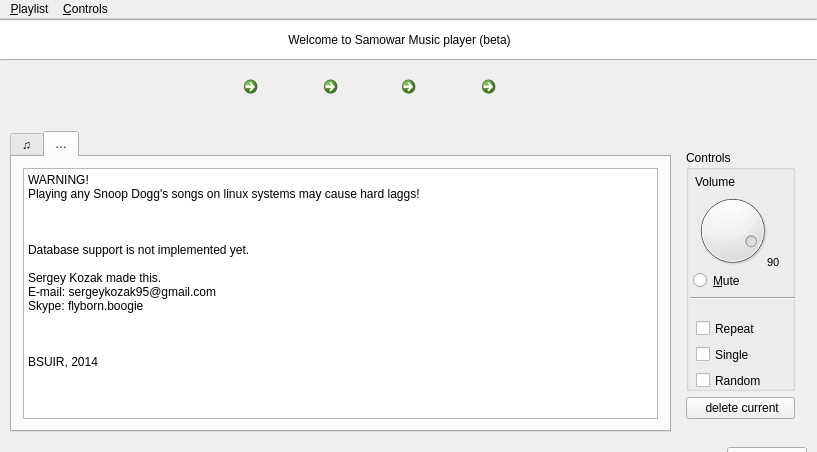
<?xml version="1.0" encoding="UTF-8"?>
<ui version="4.0">
 <class>MainWindow</class>
 <widget class="QMainWindow" name="MainWindow">
  <property name="geometry">
   <rect>
    <x>0</x>
    <y>0</y>
    <width>817</width>
    <height>452</height>
   </rect>
  </property>
  <property name="sizePolicy">
   <sizepolicy hsizetype="Ignored" vsizetype="Ignored">
    <horstretch>0</horstretch>
    <verstretch>0</verstretch>
   </sizepolicy>
  </property>
  <property name="windowTitle">
   <string/>
  </property>
  <property name="windowIcon">
   <iconset>
    <normaloff>media-information.png</normaloff>media-information.png</iconset>
  </property>
  <widget class="QWidget" name="centralWidget">
   <widget class="QListWidget" name="listDebug">
    <property name="enabled">
     <bool>true</bool>
    </property>
    <property name="geometry">
     <rect>
      <x>10</x>
      <y>450</y>
      <width>801</width>
      <height>141</height>
     </rect>
    </property>
    <property name="autoScrollMargin">
     <number>1</number>
    </property>
    <property name="verticalScrollMode">
     <enum>QAbstractItemView::ScrollPerItem</enum>
    </property>
    <property name="isWrapping" stdset="0">
     <bool>false</bool>
    </property>
    <property name="resizeMode">
     <enum>QListView::Fixed</enum>
    </property>
   </widget>
   <widget class="QPushButton" name="buttonDebugClear">
    <property name="geometry">
     <rect>
      <x>727</x>
      <y>428</y>
      <width>80</width>
      <height>22</height>
     </rect>
    </property>
    <property name="text">
     <string>Clear</string>
    </property>
   </widget>
   <widget class="QProgressBar" name="currentTrack_progressBar">
    <property name="geometry">
     <rect>
      <x>-2</x>
      <y>0</y>
      <width>821</width>
      <height>41</height>
     </rect>
    </property>
    <property name="minimumSize">
     <size>
      <width>0</width>
      <height>0</height>
     </size>
    </property>
    <property name="cursor">
     <cursorShape>ArrowCursor</cursorShape>
    </property>
    <property name="autoFillBackground">
     <bool>false</bool>
    </property>
    <property name="minimum">
     <number>1</number>
    </property>
    <property name="maximum">
     <number>100</number>
    </property>
    <property name="value">
     <number>0</number>
    </property>
    <property name="textVisible">
     <bool>false</bool>
    </property>
   </widget>
   <widget class="QWidget" name="layoutWidget">
    <property name="geometry">
     <rect>
      <x>675</x>
      <y>120</y>
      <width>131</width>
      <height>291</height>
     </rect>
    </property>
    <layout class="QVBoxLayout" name="verticalLayout_4">
     <item>
      <widget class="QGroupBox" name="groupBox">
       <property name="title">
        <string>Controls</string>
       </property>
       <widget class="Line" name="line">
        <property name="geometry">
         <rect>
          <x>4</x>
          <y>140</y>
          <width>121</width>
          <height>16</height>
         </rect>
        </property>
        <property name="orientation">
         <enum>Qt::Horizontal</enum>
        </property>
       </widget>
       <widget class="QCheckBox" name="checkBox_repeat">
        <property name="geometry">
         <rect>
          <x>10</x>
          <y>168</y>
          <width>101</width>
          <height>21</height>
         </rect>
        </property>
        <property name="cursor">
         <cursorShape>PointingHandCursor</cursorShape>
        </property>
        <property name="toolTip">
         <string>&lt;html&gt;&lt;head/&gt;&lt;body&gt;&lt;p&gt;Toggle playlist repeat&lt;/p&gt;&lt;/body&gt;&lt;/html&gt;</string>
        </property>
        <property name="text">
         <string>Repeat</string>
        </property>
       </widget>
       <widget class="QCheckBox" name="checkBox_single">
        <property name="geometry">
         <rect>
          <x>10</x>
          <y>194</y>
          <width>101</width>
          <height>21</height>
         </rect>
        </property>
        <property name="cursor">
         <cursorShape>PointingHandCursor</cursorShape>
        </property>
        <property name="toolTip">
         <string>&lt;html&gt;&lt;head/&gt;&lt;body&gt;&lt;p&gt;Toggle single song repeat&lt;/p&gt;&lt;/body&gt;&lt;/html&gt;</string>
        </property>
        <property name="text">
         <string>Single</string>
        </property>
       </widget>
       <widget class="QCheckBox" name="checkBox_random">
        <property name="geometry">
         <rect>
          <x>10</x>
          <y>220</y>
          <width>121</width>
          <height>21</height>
         </rect>
        </property>
        <property name="cursor">
         <cursorShape>PointingHandCursor</cursorShape>
        </property>
        <property name="toolTip">
         <string>&lt;html&gt;&lt;head/&gt;&lt;body&gt;&lt;p&gt;Toggle shuffle&lt;/p&gt;&lt;/body&gt;&lt;/html&gt;</string>
        </property>
        <property name="text">
         <string>Random</string>
        </property>
       </widget>
       <widget class="QDial" name="dialVolume">
        <property name="geometry">
         <rect>
          <x>6</x>
          <y>40</y>
          <width>81</width>
          <height>81</height>
         </rect>
        </property>
        <property name="cursor">
         <cursorShape>OpenHandCursor</cursorShape>
        </property>
        <property name="focusPolicy">
         <enum>Qt::WheelFocus</enum>
        </property>
        <property name="maximum">
         <number>100</number>
        </property>
        <property name="value">
         <number>90</number>
        </property>
       </widget>
       <widget class="QLabel" name="labelVolume">
        <property name="geometry">
         <rect>
          <x>81</x>
          <y>102</y>
          <width>31</width>
          <height>21</height>
         </rect>
        </property>
        <property name="font">
         <font>
          <pointsize>8</pointsize>
         </font>
        </property>
        <property name="text">
         <string>90</string>
        </property>
       </widget>
       <widget class="QLabel" name="label_2">
        <property name="geometry">
         <rect>
          <x>9</x>
          <y>24</y>
          <width>91</width>
          <height>16</height>
         </rect>
        </property>
        <property name="text">
         <string>Volume</string>
        </property>
       </widget>
       <widget class="QRadioButton" name="radio_mute">
        <property name="enabled">
         <bool>true</bool>
        </property>
        <property name="geometry">
         <rect>
          <x>7</x>
          <y>120</y>
          <width>91</width>
          <height>21</height>
         </rect>
        </property>
        <property name="cursor">
         <cursorShape>PointingHandCursor</cursorShape>
        </property>
        <property name="text">
         <string>&amp;Mute</string>
        </property>
        <property name="iconSize">
         <size>
          <width>16</width>
          <height>0</height>
         </size>
        </property>
       </widget>
      </widget>
     </item>
     <item>
      <widget class="QPushButton" name="deleteCurrentTrack">
       <property name="cursor">
        <cursorShape>PointingHandCursor</cursorShape>
       </property>
       <property name="toolTip">
        <string>&lt;html&gt;&lt;head/&gt;&lt;body&gt;&lt;p&gt;Delete selected item&lt;/p&gt;&lt;/body&gt;&lt;/html&gt;</string>
       </property>
       <property name="text">
        <string> delete current</string>
       </property>
       <property name="icon">
        <iconset>
         <normaloff>../build-kurs-Desktop-Release/brush-big.png</normaloff>../build-kurs-Desktop-Release/brush-big.png</iconset>
       </property>
       <property name="iconSize">
        <size>
         <width>12</width>
         <height>12</height>
        </size>
       </property>
       <property name="shortcut">
        <string>Del</string>
       </property>
       <property name="flat">
        <bool>false</bool>
       </property>
      </widget>
     </item>
    </layout>
   </widget>
   <widget class="QWidget" name="widget" native="true">
    <property name="geometry">
     <rect>
      <x>230</x>
      <y>40</y>
      <width>341</width>
      <height>91</height>
     </rect>
    </property>
    <property name="maximumSize">
     <size>
      <width>16777215</width>
      <height>100</height>
     </size>
    </property>
    <widget class="QCommandLinkButton" name="button_play_next">
     <property name="geometry">
      <rect>
       <x>244</x>
       <y>10</y>
       <width>81</width>
       <height>80</height>
      </rect>
     </property>
     <property name="maximumSize">
      <size>
       <width>100</width>
       <height>100</height>
      </size>
     </property>
     <property name="cursor">
      <cursorShape>PointingHandCursor</cursorShape>
     </property>
     <property name="mouseTracking">
      <bool>true</bool>
     </property>
     <property name="toolTip">
      <string>&lt;html&gt;&lt;head/&gt;&lt;body&gt;&lt;p&gt;Next track (F12)&lt;/p&gt;&lt;/body&gt;&lt;/html&gt;</string>
     </property>
     <property name="text">
      <string/>
     </property>
     <property name="icon">
      <iconset>
       <normaloff>../build-kurs-Desktop_Qt_5_3_MSVC2010_OpenGL_32bit-Debug/debug/media-next.png</normaloff>../build-kurs-Desktop_Qt_5_3_MSVC2010_OpenGL_32bit-Debug/debug/media-next.png</iconset>
     </property>
     <property name="iconSize">
      <size>
       <width>68</width>
       <height>68</height>
      </size>
     </property>
     <property name="shortcut">
      <string>F12</string>
     </property>
     <property name="checkable">
      <bool>false</bool>
     </property>
     <property name="autoDefault">
      <bool>false</bool>
     </property>
     <property name="default">
      <bool>false</bool>
     </property>
    </widget>
    <widget class="QCommandLinkButton" name="button_stop">
     <property name="geometry">
      <rect>
       <x>164</x>
       <y>10</y>
       <width>81</width>
       <height>80</height>
      </rect>
     </property>
     <property name="maximumSize">
      <size>
       <width>100</width>
       <height>100</height>
      </size>
     </property>
     <property name="palette">
      <palette>
       <active>
        <colorrole role="ButtonText">
         <brush brushstyle="SolidPattern">
          <color alpha="255">
           <red>255</red>
           <green>103</green>
           <blue>103</blue>
          </color>
         </brush>
        </colorrole>
       </active>
       <inactive>
        <colorrole role="ButtonText">
         <brush brushstyle="SolidPattern">
          <color alpha="255">
           <red>255</red>
           <green>103</green>
           <blue>103</blue>
          </color>
         </brush>
        </colorrole>
       </inactive>
       <disabled>
        <colorrole role="ButtonText">
         <brush brushstyle="SolidPattern">
          <color alpha="255">
           <red>190</red>
           <green>190</green>
           <blue>190</blue>
          </color>
         </brush>
        </colorrole>
       </disabled>
      </palette>
     </property>
     <property name="font">
      <font>
       <family>Terminus</family>
       <pointsize>21</pointsize>
       <weight>75</weight>
       <bold>true</bold>
      </font>
     </property>
     <property name="cursor">
      <cursorShape>PointingHandCursor</cursorShape>
     </property>
     <property name="mouseTracking">
      <bool>true</bool>
     </property>
     <property name="focusPolicy">
      <enum>Qt::StrongFocus</enum>
     </property>
     <property name="toolTip">
      <string>&lt;html&gt;&lt;head/&gt;&lt;body&gt;&lt;p&gt;Stop playing (F10)&lt;/p&gt;&lt;/body&gt;&lt;/html&gt;</string>
     </property>
     <property name="text">
      <string/>
     </property>
     <property name="icon">
      <iconset>
       <normaloff>../build-kurs-Desktop_Qt_5_3_MSVC2010_OpenGL_32bit-Debug/debug/media-stop.png</normaloff>../build-kurs-Desktop_Qt_5_3_MSVC2010_OpenGL_32bit-Debug/debug/media-stop.png</iconset>
     </property>
     <property name="iconSize">
      <size>
       <width>64</width>
       <height>64</height>
      </size>
     </property>
     <property name="shortcut">
      <string>F10</string>
     </property>
    </widget>
    <widget class="QCommandLinkButton" name="button_play_prev">
     <property name="geometry">
      <rect>
       <x>6</x>
       <y>10</y>
       <width>81</width>
       <height>80</height>
      </rect>
     </property>
     <property name="maximumSize">
      <size>
       <width>100</width>
       <height>100</height>
      </size>
     </property>
     <property name="cursor">
      <cursorShape>PointingHandCursor</cursorShape>
     </property>
     <property name="mouseTracking">
      <bool>true</bool>
     </property>
     <property name="toolTip">
      <string>&lt;html&gt;&lt;head/&gt;&lt;body&gt;&lt;p&gt;Previous track (F11)&lt;/p&gt;&lt;/body&gt;&lt;/html&gt;</string>
     </property>
     <property name="text">
      <string/>
     </property>
     <property name="icon">
      <iconset>
       <normaloff>../build-kurs-Desktop_Qt_5_3_MSVC2010_OpenGL_32bit-Debug/debug/media-previous.png</normaloff>../build-kurs-Desktop_Qt_5_3_MSVC2010_OpenGL_32bit-Debug/debug/media-previous.png</iconset>
     </property>
     <property name="iconSize">
      <size>
       <width>68</width>
       <height>68</height>
      </size>
     </property>
     <property name="shortcut">
      <string>F11</string>
     </property>
    </widget>
    <widget class="QCommandLinkButton" name="button_play">
     <property name="geometry">
      <rect>
       <x>86</x>
       <y>10</y>
       <width>81</width>
       <height>80</height>
      </rect>
     </property>
     <property name="maximumSize">
      <size>
       <width>100</width>
       <height>100</height>
      </size>
     </property>
     <property name="palette">
      <palette>
       <active>
        <colorrole role="ButtonText">
         <brush brushstyle="SolidPattern">
          <color alpha="255">
           <red>94</red>
           <green>255</green>
           <blue>94</blue>
          </color>
         </brush>
        </colorrole>
       </active>
       <inactive>
        <colorrole role="ButtonText">
         <brush brushstyle="SolidPattern">
          <color alpha="255">
           <red>94</red>
           <green>255</green>
           <blue>94</blue>
          </color>
         </brush>
        </colorrole>
       </inactive>
       <disabled>
        <colorrole role="ButtonText">
         <brush brushstyle="SolidPattern">
          <color alpha="255">
           <red>190</red>
           <green>190</green>
           <blue>190</blue>
          </color>
         </brush>
        </colorrole>
       </disabled>
      </palette>
     </property>
     <property name="font">
      <font>
       <family>Terminus</family>
       <pointsize>21</pointsize>
       <weight>75</weight>
       <bold>true</bold>
      </font>
     </property>
     <property name="cursor">
      <cursorShape>PointingHandCursor</cursorShape>
     </property>
     <property name="mouseTracking">
      <bool>true</bool>
     </property>
     <property name="focusPolicy">
      <enum>Qt::StrongFocus</enum>
     </property>
     <property name="toolTip">
      <string>&lt;html&gt;&lt;head/&gt;&lt;body&gt;&lt;p&gt;Play music (F9)&lt;/p&gt;&lt;/body&gt;&lt;/html&gt;</string>
     </property>
     <property name="text">
      <string/>
     </property>
     <property name="icon">
      <iconset>
       <normaloff>../build-kurs-Desktop_Qt_5_3_MSVC2010_OpenGL_32bit-Debug/debug/media-play.png</normaloff>../build-kurs-Desktop_Qt_5_3_MSVC2010_OpenGL_32bit-Debug/debug/media-play.png</iconset>
     </property>
     <property name="iconSize">
      <size>
       <width>64</width>
       <height>64</height>
      </size>
     </property>
     <property name="shortcut">
      <string>F9</string>
     </property>
     <property name="autoDefault">
      <bool>false</bool>
     </property>
     <property name="default">
      <bool>false</bool>
     </property>
    </widget>
    <zorder>button_stop</zorder>
    <zorder>button_play_prev</zorder>
    <zorder>button_play</zorder>
    <zorder>button_play_next</zorder>
   </widget>
   <widget class="QLabel" name="label">
    <property name="geometry">
     <rect>
      <x>199</x>
      <y>13</y>
      <width>401</width>
      <height>16</height>
     </rect>
    </property>
    <property name="cursor">
     <cursorShape>ArrowCursor</cursorShape>
    </property>
    <property name="toolTip">
     <string>&lt;html&gt;&lt;head/&gt;&lt;body&gt;&lt;p&gt;Listen to music with Flavour&lt;/p&gt;&lt;/body&gt;&lt;/html&gt;</string>
    </property>
    <property name="text">
     <string>Welcome to Samowar Music player (beta)</string>
    </property>
    <property name="alignment">
     <set>Qt::AlignCenter</set>
    </property>
   </widget>
   <widget class="QTabWidget" name="A">
    <property name="geometry">
     <rect>
      <x>10</x>
      <y>112</y>
      <width>661</width>
      <height>301</height>
     </rect>
    </property>
    <property name="currentIndex">
     <number>1</number>
    </property>
    <widget class="QWidget" name="tab">
     <attribute name="title">
      <string>♫</string>
     </attribute>
     <layout class="QGridLayout" name="gridLayout_5">
      <item row="0" column="0">
       <layout class="QGridLayout" name="gridLayout_2">
        <item row="1" column="1">
         <widget class="QLabel" name="label_test">
          <property name="text">
           <string>duration be here</string>
          </property>
         </widget>
        </item>
        <item row="1" column="0">
         <widget class="QSlider" name="horizontalSlider">
          <property name="cursor">
           <cursorShape>PointingHandCursor</cursorShape>
          </property>
          <property name="mouseTracking">
           <bool>false</bool>
          </property>
          <property name="focusPolicy">
           <enum>Qt::NoFocus</enum>
          </property>
          <property name="contextMenuPolicy">
           <enum>Qt::DefaultContextMenu</enum>
          </property>
          <property name="autoFillBackground">
           <bool>false</bool>
          </property>
          <property name="minimum">
           <number>0</number>
          </property>
          <property name="maximum">
           <number>100</number>
          </property>
          <property name="singleStep">
           <number>0</number>
          </property>
          <property name="pageStep">
           <number>1</number>
          </property>
          <property name="value">
           <number>0</number>
          </property>
          <property name="sliderPosition">
           <number>0</number>
          </property>
          <property name="orientation">
           <enum>Qt::Horizontal</enum>
          </property>
          <property name="invertedAppearance">
           <bool>false</bool>
          </property>
          <property name="invertedControls">
           <bool>false</bool>
          </property>
          <property name="tickPosition">
           <enum>QSlider::TicksAbove</enum>
          </property>
          <property name="tickInterval">
           <number>5</number>
          </property>
         </widget>
        </item>
        <item row="0" column="0" colspan="2">
         <widget class="QListWidget" name="listWidget">
          <property name="mouseTracking">
           <bool>true</bool>
          </property>
          <property name="contextMenuPolicy">
           <enum>Qt::CustomContextMenu</enum>
          </property>
          <property name="acceptDrops">
           <bool>false</bool>
          </property>
          <property name="frameShape">
           <enum>QFrame::StyledPanel</enum>
          </property>
          <property name="frameShadow">
           <enum>QFrame::Raised</enum>
          </property>
          <property name="lineWidth">
           <number>1</number>
          </property>
          <property name="verticalScrollBarPolicy">
           <enum>Qt::ScrollBarAsNeeded</enum>
          </property>
          <property name="horizontalScrollBarPolicy">
           <enum>Qt::ScrollBarAsNeeded</enum>
          </property>
          <property name="sizeAdjustPolicy">
           <enum>QAbstractScrollArea::AdjustToContents</enum>
          </property>
          <property name="autoScroll">
           <bool>true</bool>
          </property>
          <property name="tabKeyNavigation">
           <bool>true</bool>
          </property>
          <property name="dragEnabled">
           <bool>false</bool>
          </property>
          <property name="dragDropOverwriteMode">
           <bool>true</bool>
          </property>
          <property name="dragDropMode">
           <enum>QAbstractItemView::NoDragDrop</enum>
          </property>
          <property name="defaultDropAction">
           <enum>Qt::MoveAction</enum>
          </property>
          <property name="alternatingRowColors">
           <bool>true</bool>
          </property>
          <property name="selectionMode">
           <enum>QAbstractItemView::SingleSelection</enum>
          </property>
          <property name="selectionBehavior">
           <enum>QAbstractItemView::SelectItems</enum>
          </property>
          <property name="textElideMode">
           <enum>Qt::ElideNone</enum>
          </property>
          <property name="verticalScrollMode">
           <enum>QAbstractItemView::ScrollPerPixel</enum>
          </property>
          <property name="flow">
           <enum>QListView::TopToBottom</enum>
          </property>
          <property name="resizeMode">
           <enum>QListView::Adjust</enum>
          </property>
          <property name="spacing">
           <number>1</number>
          </property>
          <property name="sortingEnabled">
           <bool>false</bool>
          </property>
         </widget>
        </item>
       </layout>
      </item>
     </layout>
    </widget>
    <widget class="QWidget" name="tab_2">
     <attribute name="title">
      <string>…</string>
     </attribute>
     <layout class="QGridLayout" name="gridLayout">
      <item row="0" column="0">
       <widget class="QTextBrowser" name="textBrowser">
        <property name="html">
         <string>&lt;!DOCTYPE HTML PUBLIC &quot;-//W3C//DTD HTML 4.0//EN&quot; &quot;http://www.w3.org/TR/REC-html40/strict.dtd&quot;&gt;
&lt;html&gt;&lt;head&gt;&lt;meta name=&quot;qrichtext&quot; content=&quot;1&quot; /&gt;&lt;style type=&quot;text/css&quot;&gt;
p, li { white-space: pre-wrap; }
&lt;/style&gt;&lt;/head&gt;&lt;body style=&quot; font-family:'Sans Serif'; font-size:9pt; font-weight:400; font-style:normal;&quot;&gt;
&lt;p style=&quot; margin-top:0px; margin-bottom:0px; margin-left:0px; margin-right:0px; -qt-block-indent:0; text-indent:0px;&quot;&gt;WARNING!&lt;/p&gt;
&lt;p style=&quot; margin-top:0px; margin-bottom:0px; margin-left:0px; margin-right:0px; -qt-block-indent:0; text-indent:0px;&quot;&gt;Playing any Snoop Dogg's songs on linux systems may cause hard laggs!&lt;/p&gt;
&lt;p style=&quot;-qt-paragraph-type:empty; margin-top:0px; margin-bottom:0px; margin-left:0px; margin-right:0px; -qt-block-indent:0; text-indent:0px;&quot;&gt;&lt;br /&gt;&lt;/p&gt;
&lt;p style=&quot;-qt-paragraph-type:empty; margin-top:0px; margin-bottom:0px; margin-left:0px; margin-right:0px; -qt-block-indent:0; text-indent:0px;&quot;&gt;&lt;br /&gt;&lt;/p&gt;
&lt;p style=&quot;-qt-paragraph-type:empty; margin-top:0px; margin-bottom:0px; margin-left:0px; margin-right:0px; -qt-block-indent:0; text-indent:0px;&quot;&gt;&lt;br /&gt;&lt;/p&gt;
&lt;p style=&quot; margin-top:0px; margin-bottom:0px; margin-left:0px; margin-right:0px; -qt-block-indent:0; text-indent:0px;&quot;&gt;Database support is not implemented yet.&lt;/p&gt;
&lt;p style=&quot;-qt-paragraph-type:empty; margin-top:0px; margin-bottom:0px; margin-left:0px; margin-right:0px; -qt-block-indent:0; text-indent:0px;&quot;&gt;&lt;br /&gt;&lt;/p&gt;
&lt;p style=&quot; margin-top:0px; margin-bottom:0px; margin-left:0px; margin-right:0px; -qt-block-indent:0; text-indent:0px;&quot;&gt;Sergey Kozak made this.&lt;br /&gt;E-mail: sergeykozak95@gmail.com&lt;/p&gt;
&lt;p style=&quot; margin-top:0px; margin-bottom:0px; margin-left:0px; margin-right:0px; -qt-block-indent:0; text-indent:0px;&quot;&gt;Skype: flyborn.boogie&lt;/p&gt;
&lt;p style=&quot;-qt-paragraph-type:empty; margin-top:0px; margin-bottom:0px; margin-left:0px; margin-right:0px; -qt-block-indent:0; text-indent:0px;&quot;&gt;&lt;br /&gt;&lt;/p&gt;
&lt;p style=&quot;-qt-paragraph-type:empty; margin-top:0px; margin-bottom:0px; margin-left:0px; margin-right:0px; -qt-block-indent:0; text-indent:0px;&quot;&gt;&lt;br /&gt;&lt;/p&gt;
&lt;p style=&quot;-qt-paragraph-type:empty; margin-top:0px; margin-bottom:0px; margin-left:0px; margin-right:0px; -qt-block-indent:0; text-indent:0px;&quot;&gt;&lt;br /&gt;&lt;/p&gt;
&lt;p style=&quot; margin-top:0px; margin-bottom:0px; margin-left:0px; margin-right:0px; -qt-block-indent:0; text-indent:0px;&quot;&gt;BSUIR, 2014&lt;/p&gt;&lt;/body&gt;&lt;/html&gt;</string>
        </property>
       </widget>
      </item>
     </layout>
    </widget>
   </widget>
   <zorder>currentTrack_progressBar</zorder>
   <zorder>layoutWidget</zorder>
   <zorder>widget</zorder>
   <zorder>A</zorder>
   <zorder>listDebug</zorder>
   <zorder>buttonDebugClear</zorder>
   <zorder>label</zorder>
  </widget>
  <widget class="QMenuBar" name="menuBar">
   <property name="geometry">
    <rect>
     <x>0</x>
     <y>0</y>
     <width>817</width>
     <height>19</height>
    </rect>
   </property>
   <widget class="QMenu" name="menuOptions">
    <property name="minimumSize">
     <size>
      <width>0</width>
      <height>0</height>
     </size>
    </property>
    <property name="title">
     <string>&amp;Playlist</string>
    </property>
    <addaction name="action_add_files"/>
    <addaction name="actionAdd_directory_s"/>
    <addaction name="actionOpen_playlist"/>
    <addaction name="actionSave_playlist"/>
    <addaction name="actionRemove_duplicates"/>
    <addaction name="actionClear_playlist"/>
   </widget>
   <widget class="QMenu" name="menuDonate">
    <property name="title">
     <string>&amp;Controls</string>
    </property>
    <addaction name="actionToggle_debug_output"/>
    <addaction name="action_200"/>
    <addaction name="actionExit"/>
   </widget>
   <addaction name="menuOptions"/>
   <addaction name="menuDonate"/>
  </widget>
  <action name="actionExit">
   <property name="text">
    <string>&amp;Exit</string>
   </property>
  </action>
  <action name="action_200">
   <property name="text">
    <string>&amp;Now give me 200$ (for further development)</string>
   </property>
  </action>
  <action name="action_add_files">
   <property name="text">
    <string>&amp;Add file(s)</string>
   </property>
  </action>
  <action name="actionClear_playlist">
   <property name="text">
    <string>&amp;Clear playlist</string>
   </property>
  </action>
  <action name="actionToggle_debug_output">
   <property name="text">
    <string>&amp;Show/hide debug output</string>
   </property>
   <property name="shortcutContext">
    <enum>Qt::WindowShortcut</enum>
   </property>
  </action>
  <action name="actionDial">
   <property name="checkable">
    <bool>true</bool>
   </property>
   <property name="checked">
    <bool>true</bool>
   </property>
   <property name="text">
    <string>&amp;Dial style</string>
   </property>
  </action>
  <action name="actionAdd_directory_s">
   <property name="text">
    <string>Add &amp;directory(s)</string>
   </property>
  </action>
  <action name="actionSave_playlist">
   <property name="text">
    <string>&amp;Save playlist</string>
   </property>
  </action>
  <action name="actionOpen_playlist">
   <property name="text">
    <string>&amp;Open playlist</string>
   </property>
  </action>
  <action name="actionRemove_duplicates">
   <property name="text">
    <string>&amp;Remove duplicates</string>
   </property>
  </action>
 </widget>
 <layoutdefault spacing="6" margin="11"/>
 <resources/>
 <connections/>
</ui>
